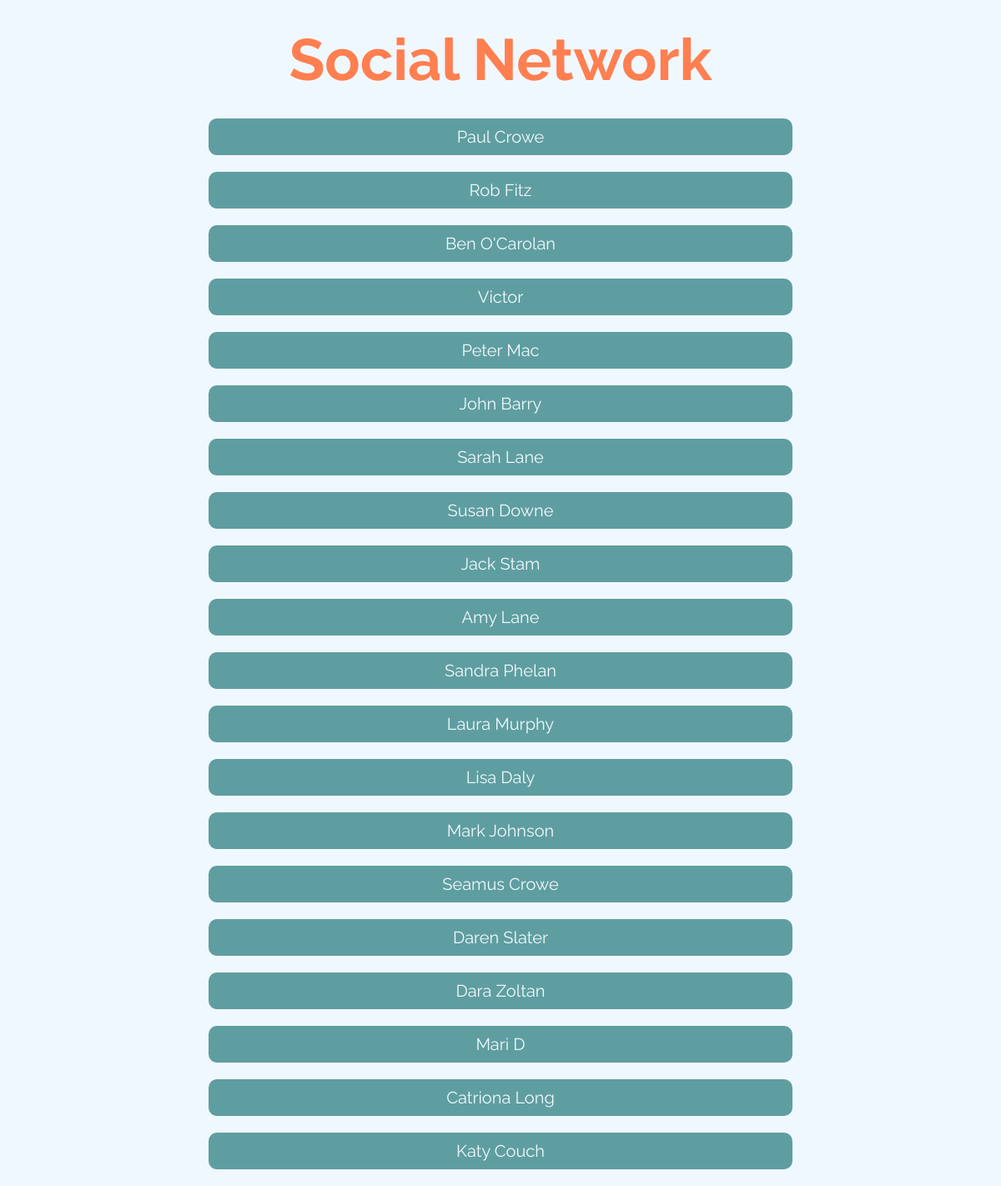
The page / on the database its author committed.
### tables this page shows
CREATE TABLE `users` (
  `id` int(255) NOT NULL,
  `firstname` varchar(255) NOT NULL,
  `surname` varchar(255) DEFAULT NULL,
  `age` int(255) DEFAULT NULL,
  `gender` varchar(255) NOT NULL
);

### index.php (the view, shortened to what this page needs)
<?php
    @include("konekcija.php");
?>
<html>
    <head>
        <link rel="stylesheet" type="text/css" href="style.css"/>
    </head>
    <body>
        <div id="wrapper">
            <div id="list">
       <?php
            if(isset($_GET['id'])){
                $niz = array();
                $getname = "SELECT * FROM users WHERE id=".$_GET['id'];
                $res = mysql_query($getname);
                $name = mysql_fetch_array($res);
                echo "<h1>".$name['firstname']." ".$name['surname']."</h1>";
                echo "<div class=\"heading\">
                        <h3>Friends</h3>
                    </div>";
                $upit = "SELECT * FROM users WHERE id IN (SELECT n.num_id FROM users u INNER JOIN relationships r ON u.id=r.id INNER JOIN num_of_friends n ON n.num_id = r.num_id WHERE r.id =".$_GET['id'].")";
                $rez = mysql_query($upit);
                echo "<ul>";
                while($red = mysql_fetch_array($rez)){
                    echo "<li>".$red['firstname']." ".$red['surname']."</li>";
                    $niz[] = $red['id'];
                }
                echo "</ul>";
                echo "<div class=\"heading\">
                        <h3>Friends of friends</h3>
                    </div>";
                $upit1 = "SELECT * FROM users WHERE id IN (SELECT n.num_id FROM users u INNER JOIN relationships r ON u.id=r.id INNER JOIN num_of_friends n ON n.num_id = r.num_id WHERE r.id IN (".implode(",",$niz)."))";
                $rez1 = mysql_query($upit1);
                echo "<ul>";
                while($red1 = mysql_fetch_array($rez1)){
                    $x=1;
                    if($red1['id'] != $_GET['id']){
                        for($i=0; $i<count($niz); $i++){
                            if($red1['id']!=$niz[$i]){
                                $x*=1;
                            }
                            else{
                                $x*=0;
                            }
                        }
                        if($x==1){
                            echo "<li>".$red1['firstname']." ".$red1['surname']."</li>";
                        }
                    }
                }
                echo "</ul>";
                echo "<div class=\"heading\">
                        <h3>Suggested friends</h3>
                    </div>";
                $array_ofarrays = array();
                for($i=0; $i<count($niz); $i++){
                    $upit2 = "SELECT * FROM users WHERE id IN (SELECT n.num_id FROM users u INNER JOIN relationships r ON u.id=r.id INNER JOIN num_of_friends n ON n.num_id = r.num_id WHERE r.id=".$niz[$i].")";
                    $rez2 = mysql_query($upit2);
                    $array = array();
                    while($red2 = mysql_fetch_array($rez2)){
                        $x=1;
                        if($red2['id']!=$_GET['id']){
                            for($j=0; $j<count($niz); $j++){
                                if($red2['id']!=$niz[$j]){
                                    $x*=1;
                                }
                                else{
                                    $x*=0;
                                }
                            }
                            if($x==1){
                                $array[] = $red2['id'];
                            }
                        }
                    }
                    $array_of_arrays[] = $array;
                }
                $suggested = array();
                for($i=0; $i<count($array_of_arrays)-1; $i++){
                    for($j=$i+1;$j<count($array_of_arrays);$j++){
                        $result = array_intersect($array_of_arrays[$i], $array_of_arrays[$j]);
                        foreach($result as $value){
                            $suggested[] = $value;
                        }
                    }
                }
                $upit3 = "SELECT * FROM users WHERE id IN (".implode(",",$suggested).")";
                $rez3 = mysql_query($upit3);
                echo "<ul>";
                while($red3 = @mysql_fetch_array($rez3)){
                    echo "<li>".$red3['firstname']." ".$red3['surname']."</li>";
                }
                echo "</ul>";
            }
            else{
                echo "<h1>Social Network</h1>";
                $sql = "SELECT * FROM users";
                $res = mysql_query($sql, $conn);
                if(mysql_num_rows($res)>0){
                    echo "<ul>";
                    while($row = mysql_fetch_array($res)){
                        echo "<li><a href='index.php?id=".$row['id']."'>".$row['firstname']." ".$row['surname']."</a></li>";
                    }
                    echo "</ul>";
                }
            }
        ?>
            </div>
        </div>
    </body>
</html>

### style.css (style rules this page uses)
* { margin: 0; padding: 0; }
body { background-color: aliceblue; }
h1 { font-size: 70px; text-align: center; margin-top: 30px; margin-bottom: 30px; color: coral; }
#wrapper { margin: 0 auto; width: 700px; font-family: 'Raleway', sans-serif; }
#list { width: 100%; text-align: center; }
#list ul { list-style: none; }
#list li { font-size: 20px; margin-bottom: 20px; background-color: cadetblue; padding: 10px; border-radius: 10px; color: aliceblue; }
#list a { text-decoration: none; color: aliceblue; }

### rows shown on the page
users: firstname "Paul", surname "Crowe"
users: firstname "Rob", surname "Fitz"
users: firstname "Ben", surname "O'Carolan"
users: firstname "Victor"
users: firstname "Peter", surname "Mac"
users: firstname "John", surname "Barry"
users: firstname "Sarah", surname "Lane"
users: firstname "Susan", surname "Downe"
users: firstname "Jack", surname "Stam"
users: firstname "Amy", surname "Lane"
users: firstname "Sandra", surname "Phelan"
users: firstname "Laura", surname "Murphy"
users: firstname "Lisa", surname "Daly"
users: firstname "Mark", surname "Johnson"
users: firstname "Seamus", surname "Crowe"
users: firstname "Daren", surname "Slater"
users: firstname "Dara", surname "Zoltan"
users: firstname "Mari", surname "D"
users: firstname "Catriona", surname "Long"
users: firstname "Katy", surname "Couch"
